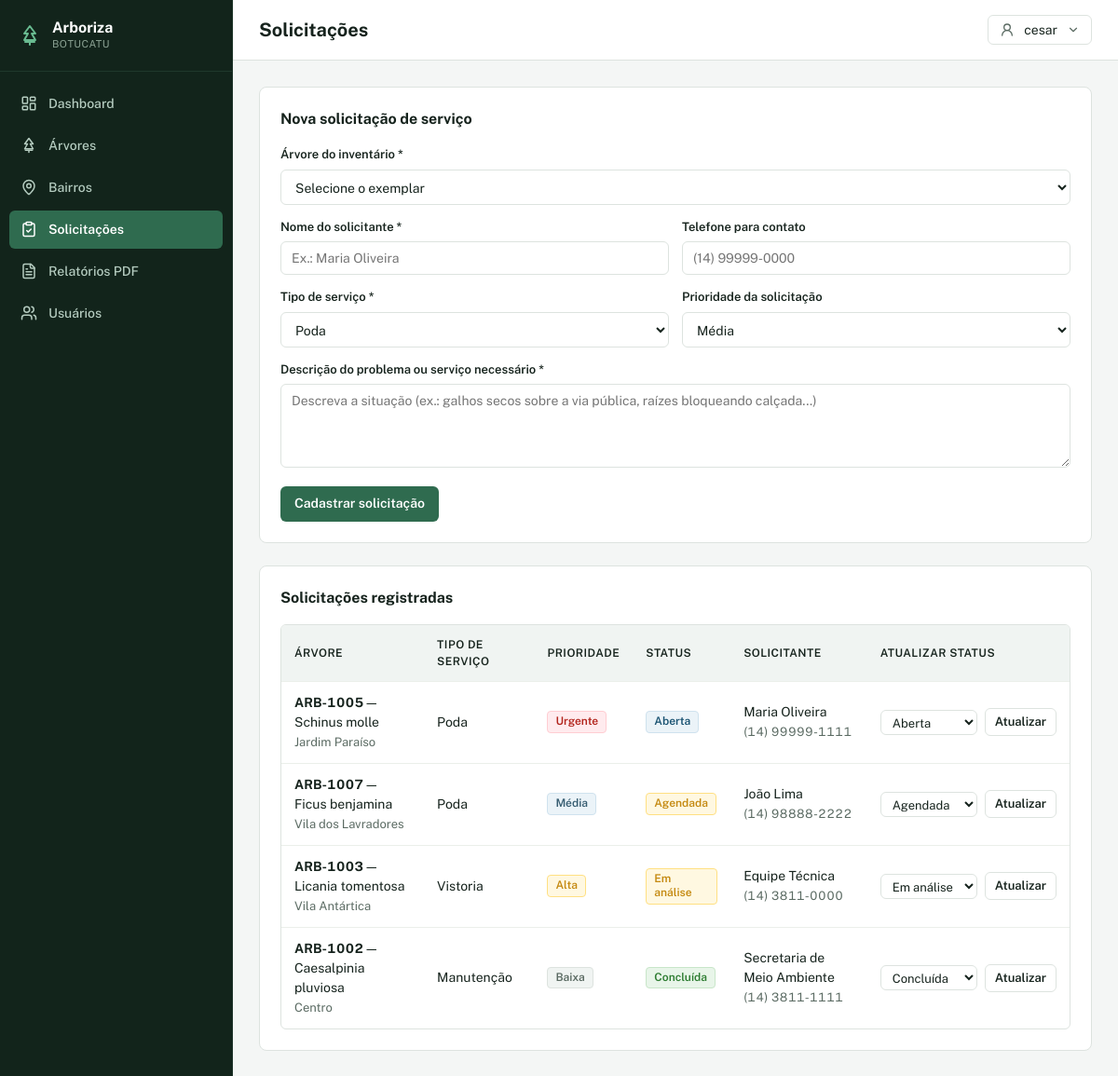
/solicitacoes.php (signed in), run on the app's committed database.
### tables this page shows
CREATE TABLE solicitacoes (
    id INT AUTO_INCREMENT PRIMARY KEY,
    arvore_id INT NOT NULL,
    usuario_id INT NOT NULL,
    solicitante VARCHAR(140) NOT NULL,
    telefone VARCHAR(40),
    tipo ENUM('Poda','Manutenção','Remoção','Vistoria') DEFAULT 'Poda',
    prioridade ENUM('Baixa','Média','Alta','Urgente') DEFAULT 'Média',
    status ENUM('Aberta','Em análise','Agendada','Concluída','Cancelada') DEFAULT 'Aberta',
    descricao TEXT NOT NULL,
    criado_em TIMESTAMP DEFAULT CURRENT_TIMESTAMP,
    FOREIGN KEY (arvore_id) REFERENCES arvores(id) ON DELETE CASCADE,
    FOREIGN KEY (usuario_id) REFERENCES usuarios(id) ON DELETE RESTRICT
);

CREATE TABLE arvores (
    id INT AUTO_INCREMENT PRIMARY KEY,
    codigo VARCHAR(30) NOT NULL UNIQUE,
    especie VARCHAR(140) NOT NULL,
    nome_popular VARCHAR(140),
    idade_estimada INT DEFAULT 0,
    altura_metros DECIMAL(8,2) DEFAULT 0,
    diametro_cm DECIMAL(8,2) DEFAULT 0,
    latitude VARCHAR(40),
    longitude VARCHAR(40),
    endereco VARCHAR(220) NOT NULL,
    bairro_id INT NOT NULL,
    estado_conservacao ENUM('Excelente','Bom','Regular','Crítico') DEFAULT 'Bom',
    observacoes TEXT,
    criado_em TIMESTAMP DEFAULT CURRENT_TIMESTAMP,
    FOREIGN KEY (bairro_id) REFERENCES bairros(id) ON DELETE RESTRICT
);

CREATE TABLE bairros (
    id INT AUTO_INCREMENT PRIMARY KEY,
    nome VARCHAR(120) NOT NULL UNIQUE,
    zona VARCHAR(60) NOT NULL,
    criado_em TIMESTAMP DEFAULT CURRENT_TIMESTAMP
);

### core/helpers.php (called while the page is built, shortened)
<?php
function e($value): string
{
    return htmlspecialchars((string)$value, ENT_QUOTES, 'UTF-8');
}
function currentUserProfile(): string
{
    return isset($_SESSION['usuario']['perfil']) ? (string)$_SESSION['usuario']['perfil'] : '';
}
function normalizedProfile(): string
{
    return function_exists('mb_strtolower')
        ? mb_strtolower(trim(currentUserProfile()), 'UTF-8')
        : strtolower(trim(currentUserProfile()));
}
function canEditOperational(): bool
{
    $profile = normalizedProfile();
    return $profile === 'administrador' || $profile === 'técnico' || $profile === 'tecnico';
}
function badgeClassPrioridade(?string $prioridade): string
{
    $p = function_exists('mb_strtolower')
        ? mb_strtolower(trim((string)$prioridade), 'UTF-8')
        : strtolower(trim((string)$prioridade));
    switch ($p) {
        case 'urgente':
            return 'badge-prioridade-urgente';
        case 'alta':
            return 'badge-prioridade-alta';
        case 'média':
        case 'media':
            return 'badge-prioridade-media';
        case 'baixa':
            return 'badge-prioridade-baixa';
    }
}
function badgeClassStatus(?string $status): string
{
    $s = function_exists('mb_strtolower')
        ? mb_strtolower(trim((string)$status), 'UTF-8')
        : strtolower(trim((string)$status));
    switch ($s) {
        case 'concluída':
        case 'concluida':
            return 'badge-status-concluida';
        case 'em análise':
        case 'em analise':
            return 'badge-status-em-analise';
        case 'agendada':
            return 'badge-status-agendada';
        case 'aberta':
            return 'badge-status-aberta';
    }
}

### config/database.php (called while the page is built, shortened)
<?php
class Database
{
    private static $connection = null;
    public static function getConnection() {
        if (self::$connection === null) {
            $dsn = 'mysql:host=' . DB_HOST . ';dbname=' . DB_NAME . ';charset=utf8mb4';
            $tentativas = array_unique([DB_PASS, '', 'root']);
            $ultimoErro = null;
            foreach ($tentativas as $senha) {
                try {
                    self::$connection = new PDO($dsn, DB_USER, $senha, [
                        PDO::ATTR_ERRMODE => PDO::ERRMODE_EXCEPTION,
                        PDO::ATTR_DEFAULT_FETCH_MODE => PDO::FETCH_ASSOC,
                        PDO::ATTR_EMULATE_PREPARES => false,
                    ]);
                    return self::$connection;
                } catch (PDOException $e) {
                    $ultimoErro = $e;
                }
            }
            die('Erro ao conectar no banco de dados. Confira se o MySQL está ligado no XAMPP, se o banco arboriza_botucatu foi importado e se o arquivo config/config.php está correto.<br><b>Detalhe:</b> ' . htmlspecialchars($ultimoErro->getMessage()));
        }
        return self::$connection;
    }
}

### models/Solicitacao.php (called while the page is built, shortened)
<?php
require_once __DIR__ . '/../config/database.php';
class Solicitacao
{
    public static function all() {
        $sql = "SELECT s.*, a.codigo, a.especie, b.nome AS bairro_nome, u.nome AS usuario_nome, u.email AS usuario_email
                FROM solicitacoes s
                INNER JOIN arvores a ON a.id = s.arvore_id
                INNER JOIN bairros b ON b.id = a.bairro_id
                INNER JOIN usuarios u ON u.id = s.usuario_id
                ORDER BY
                    CASE s.status
                        WHEN 'Aberta' THEN 1
                        WHEN 'Agendada' THEN 2
                        WHEN 'Cancelada' THEN 3
                        WHEN 'Em análise' THEN 4
                        WHEN 'Concluída' THEN 5
                        ELSE 6
                    END ASC,
                    CASE s.prioridade
                        WHEN 'Urgente' THEN 1
                        WHEN 'Alta' THEN 2
                        WHEN 'Média' THEN 3
                        WHEN 'Baixa' THEN 4
                        ELSE 5
                    END ASC,
                    s.criado_em DESC";
        return Database::getConnection()->query($sql)->fetchAll();
    }
}

### solicitacoes.php (the view, shortened to what this page needs)
<?php
require_once __DIR__ . '/core/helpers.php';
require_once __DIR__ . '/models/Solicitacao.php';
$solicitacoes = Solicitacao::all();
$statusOptions = ['Aberta', 'Em análise', 'Agendada', 'Concluída', 'Cancelada'];
?>
<?php include __DIR__ . '/partials/head.php'; ?>
<div class="app-shell">
    <?php include __DIR__ . '/partials/sidebar.php'; ?>
    <div class="main-wrapper">
        <?php include __DIR__ . '/partials/topbar.php'; ?>
        <div class="card" style="margin-bottom: 24px;">
            <h2>Nova solicitação de serviço</h2>
            <form method="post">
                <label>Árvore do inventário *
                    <select name="arvore_id" required>
                        <option value="">Selecione o exemplar</option>
                    </select>
                </label>
                <div class="form-grid">
                    <label>Nome do solicitante *
                        <input name="solicitante" required placeholder="Ex.: Maria Oliveira">
                    </label>
                    <label>Telefone para contato
                        <input name="telefone" placeholder="(14) 99999-0000">
                    </label>
                    <label>Tipo de serviço *
                        <select name="tipo">
                            <option>Poda</option>
                        </select>
                    </label>
                    <label>Prioridade da solicitação
                        <select name="prioridade">
                            <option selected>Média</option>
                        </select>
                    </label>
                </div>
                <label>Descrição do problema ou serviço necessário *
                    <textarea name="descricao" required placeholder="Descreva a situação (ex.: galhos secos sobre a via pública, raízes bloqueando calçada...)"></textarea>
                </label>
                <div style="margin-top: 6px;">
                    <button class="btn" type="submit">Cadastrar solicitação</button>
                </div>
            </form>
        </div>
        <div class="card">
            <h2>Solicitações registradas</h2>
            <?php if (empty($solicitacoes)): ?>
                <div class="empty-state">
                    <p>Nenhuma solicitação de serviço registrada.</p>
                </div>
            <?php else: ?>
                <div class="table-wrap">
                    <table>
                        <thead>
                            <tr>
                                <th>Árvore</th>
                                <th>Tipo de serviço</th>
                                <th>Prioridade</th>
                                <th>Status</th>
                                <th>Solicitante</th>
                                <?php if (canEditOperational()): ?>
                                    <th>Atualizar status</th>
                                <?php endif; ?>
                            </tr>
                        </thead>
                        <tbody>
                            <?php foreach ($solicitacoes as $s): ?>
                                <tr>
                                    <td>
                                        <span class="tabular"><strong><?= e($s['codigo']) ?></strong></span> — <?= e($s['especie']) ?><br>
                                        <small class="card-description"><?= e($s['bairro_nome']) ?></small>
                                    </td>
                                    <td><?= e($s['tipo']) ?></td>
                                    <td>
                                        <span class="badge <?= badgeClassPrioridade($s['prioridade']) ?>">
                                            <?= e($s['prioridade']) ?>
                                        </span>
                                    </td>
                                    <td>
                                        <span class="badge <?= badgeClassStatus($s['status']) ?>">
                                            <?= e($s['status']) ?>
                                        </span>
                                    </td>
                                    <td>
                                        <?= e($s['solicitante']) ?>
                                        <?php if (!empty($s['telefone'])): ?>
                                            <br><small class="card-description tabular"><?= e($s['telefone']) ?></small>
                                        <?php endif; ?>
                                    </td>
                                    <?php if (canEditOperational()): ?>
                                        <td>
                                            <form method="post" class="form-inline">
                                                <select name="status" style="width: auto; padding: 4px 8px; font-size: 13px;">
                                                    <?php foreach ($statusOptions as $st): ?>
                                                        <option <?= ($s['status'] === $st) ? 'selected' : '' ?>><?= e($st) ?></option>
                                                    <?php endforeach; ?>
                                                </select>
                                                <button class="btn btn-secondary btn-sm" type="submit">Atualizar</button>
                                            </form>
                                        </td>
                                    <?php endif; ?>
                                </tr>
                            <?php endforeach; ?>
                        </tbody>
                    </table>
                </div>
            <?php endif; ?>
        </div>
<?php include __DIR__ . '/partials/footer.php'; ?>

### assets/css/app.css (style rules this page uses)
:root { --color-bg: #F4F6F5; --color-surface: #FFFFFF; --color-surface-subtle: #F0F4F2; --color-border: #DDE3DF; --color-border-subtle: #EBEFEA; --font-family: 'Public Sans', system-ui, -apple-system, BlinkMacSystemFont, 'Segoe UI', Roboto, sans-serif; --color-text: #16231D; --color-text-secondary: #5B6B63; --color-text-inverse: #FFFFFF; --color-action: #2F6B4F; --color-action-hover: #265740; --color-action-active: #1D4331; --color-action-subtle: #E8F1EC; --color-danger: #B3261E; --color-danger-hover: #961F18; --color-danger-subtle: #FDEEEE; --color-estado-excelente: #2E7D32; --color-estado-bom: #557E1E; --color-estado-regular: #C58A12; --color-estado-critico: #B3261E; --color-prioridade-baixa: #5B6B63; --color-prioridade-media: #385E72; --color-prioridade-alta: #C58A12; --color-prioridade-urgente: #B3261E; --radius-sm: 4px; --radius-md: 6px; --radius-lg: 8px; --sidebar-width: 250px; }
*, *::before, *::after { box-sizing: border-box; margin: 0; padding: 0; }
body { font-family: var(--font-family); font-size: 15px; line-height: 1.5; color: var(--color-text); background-color: var(--color-bg); -webkit-font-smoothing: antialiased; }
.app-shell { display: flex; min-height: 100vh; }
.main-wrapper { flex: 1; margin-left: var(--sidebar-width); display: flex; flex-direction: column; min-height: 100vh; }
.card { background-color: var(--color-surface); border: 1px solid var(--color-border); border-radius: var(--radius-lg); padding: 22px; margin-bottom: 20px; }
.card h2 { font-size: 16px; font-weight: 700; color: var(--color-text); margin-bottom: 16px; }
.card-description { font-size: 13px; color: var(--color-text-secondary); margin-bottom: 16px; }
.table-wrap { overflow-x: auto; border: 1px solid var(--color-border); border-radius: var(--radius-md); background-color: var(--color-surface); }
table { width: 100%; border-collapse: collapse; font-size: 14px; text-align: left; }
th, td { padding: 12px 14px; border-bottom: 1px solid var(--color-border-subtle); vertical-align: middle; }
th { background-color: var(--color-surface-subtle); color: var(--color-text); font-weight: 600; font-size: 12px; text-transform: uppercase; letter-spacing: 0.04em; }
tr:last-child td { border-bottom: none; }
.tabular { font-variant-numeric: tabular-nums; }
.badge { display: inline-flex; align-items: center; gap: 6px; padding: 3px 8px; border-radius: var(--radius-sm); font-size: 12px; font-weight: 600; line-height: 1.3; }
.badge-prioridade-urgente { background-color: #FFEBEE; color: var(--color-prioridade-urgente); border: 1px solid #FFCDD2; }
.badge-prioridade-alta { background-color: #FFF8E1; color: var(--color-prioridade-alta); border: 1px solid #FFE082; }
.badge-prioridade-media { background-color: #EBF3F8; color: var(--color-prioridade-media); border: 1px solid #CFE2EE; }
.badge-prioridade-baixa { background-color: var(--color-surface-subtle); color: var(--color-prioridade-baixa); border: 1px solid var(--color-border); }
.badge-status-concluida { background-color: #E8F5E9; color: var(--color-estado-excelente); border: 1px solid #C8E6C9; }
.badge-status-agendada, .badge-status-em-analise { background-color: #FFF8E1; color: var(--color-estado-regular); border: 1px solid #FFE082; }
.badge-status-aberta { background-color: #EBF3F8; color: #1A5372; border: 1px solid #CFE2EE; }
.btn { display: inline-flex; align-items: center; justify-content: center; gap: 8px; padding: 8px 14px; border-radius: var(--radius-md); font-family: inherit; font-size: 14px; font-weight: 600; cursor: pointer; border: 1px solid transparent; background-color: var(--color-action); color: var(--color-text-inverse); text-decoration: none; line-height: 1.4; }
.btn.btn-secondary { background-color: var(--color-surface); color: var(--color-text); border-color: var(--color-border); }
.btn.btn-sm { padding: 5px 10px; font-size: 13px; }
form { display: grid; gap: 14px; }
.form-grid { display: grid; grid-template-columns: repeat(2, minmax(0, 1fr)); gap: 14px; }
label { display: flex; flex-direction: column; gap: 6px; font-size: 13px; font-weight: 600; color: var(--color-text); }
input, select, textarea { width: 100%; padding: 9px 11px; border: 1px solid var(--color-border); border-radius: var(--radius-md); font-family: inherit; font-size: 14px; color: var(--color-text); background-color: var(--color-surface); }
textarea { min-height: 90px; resize: vertical; }
.form-inline { display: flex; gap: 8px; align-items: center; }

### data on the page
solicitacoes: arvore.codigo "ARB-1005", arvore.especie "Schinus molle", bairros.nome "Jardim Paraíso", tipo "Poda", prioridade "Urgente", status "Aberta", solicitante "Maria Oliveira", telefone "(14) 99999-1111"
solicitacoes: arvore.codigo "ARB-1007", arvore.especie "Ficus benjamina", bairros.nome "Vila dos Lavradores", tipo "Poda", prioridade "Média", status "Agendada", solicitante "João Lima", telefone "(14) 98888-2222"
solicitacoes: arvore.codigo "ARB-1003", arvore.especie "Licania tomentosa", bairros.nome "Vila Antártica", tipo "Vistoria", prioridade "Alta", status "Em análise", solicitante "Equipe Técnica", telefone "(14) 3811-0000"
solicitacoes: arvore.codigo "ARB-1002", arvore.especie "Caesalpinia pluviosa", bairros.nome "Centro", tipo "Manutenção", prioridade "Baixa", status "Concluída", solicitante "Secretaria de Meio Ambiente", telefone "(14) 3811-1111"

### other printed values
$item['label'] "Dashboard"
$item['label'] "Árvores"
$item['label'] "Bairros"
$item['label'] "Solicitações"
$item['label'] "Relatórios PDF"
$item['label'] "Usuários"
$pageTitle "Solicitações"
currentUserName() "cesar"
form field status "Aberta"
form field status "Agendada"
form field status "Em análise"
form field status "Concluída"
